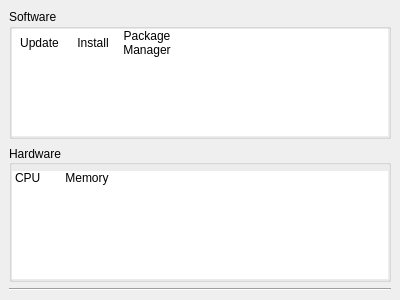
<?xml version="1.0" encoding="UTF-8"?>
<ui version="4.0">
 <class>CategoriesModule</class>
 <widget class="QWidget" name="CategoriesModule">
  <property name="geometry">
   <rect>
    <x>0</x>
    <y>0</y>
    <width>400</width>
    <height>300</height>
   </rect>
  </property>
  <property name="windowTitle">
   <string>Form</string>
  </property>
  <layout class="QVBoxLayout" name="verticalLayout">
   <property name="margin">
    <number>0</number>
   </property>
   <item>
    <widget class="QScrollArea" name="categoriesWidget">
     <property name="frameShape">
      <enum>QFrame::NoFrame</enum>
     </property>
     <property name="widgetResizable">
      <bool>true</bool>
     </property>
     <widget class="QWidget" name="categoriesContent">
      <property name="geometry">
       <rect>
        <x>0</x>
        <y>0</y>
        <width>400</width>
        <height>300</height>
       </rect>
      </property>
      <layout class="QVBoxLayout" name="verticalLayout_3">
       <property name="sizeConstraint">
        <enum>QLayout::SetNoConstraint</enum>
       </property>
       <item>
        <widget class="QGroupBox" name="softwareBox">
         <property name="sizePolicy">
          <sizepolicy hsizetype="Preferred" vsizetype="Preferred">
           <horstretch>0</horstretch>
           <verstretch>0</verstretch>
          </sizepolicy>
         </property>
         <property name="title">
          <string>Software</string>
         </property>
         <property name="flat">
          <bool>true</bool>
         </property>
         <layout class="QVBoxLayout" name="verticalLayout_2">
          <property name="sizeConstraint">
           <enum>QLayout::SetDefaultConstraint</enum>
          </property>
          <property name="margin">
           <number>0</number>
          </property>
          <item>
           <widget class="QListWidget" name="softwareWidget">
            <property name="sizePolicy">
             <sizepolicy hsizetype="Expanding" vsizetype="Preferred">
              <horstretch>0</horstretch>
              <verstretch>0</verstretch>
             </sizepolicy>
            </property>
            <property name="styleSheet">
             <string notr="true"/>
            </property>
            <property name="frameShape">
             <enum>QFrame::NoFrame</enum>
            </property>
            <property name="frameShadow">
             <enum>QFrame::Plain</enum>
            </property>
            <property name="isWrapping" stdset="0">
             <bool>true</bool>
            </property>
            <property name="resizeMode">
             <enum>QListView::Adjust</enum>
            </property>
            <property name="viewMode">
             <enum>QListView::IconMode</enum>
            </property>
            <property name="uniformItemSizes">
             <bool>true</bool>
            </property>
            <property name="wordWrap">
             <bool>true</bool>
            </property>
            <property name="selectionRectVisible">
             <bool>true</bool>
            </property>
            <item>
             <property name="text">
              <string>Update</string>
             </property>
             <property name="whatsThis">
              <string notr="true">update</string>
             </property>
             <property name="icon">
              <iconset>
               <normaloff>:/icons/48x48/apps/system-software-update.png</normaloff>:/icons/48x48/apps/system-software-update.png</iconset>
             </property>
            </item>
            <item>
             <property name="text">
              <string>Install</string>
             </property>
             <property name="whatsThis">
              <string notr="true">install</string>
             </property>
             <property name="icon">
              <iconset>
               <normaloff>:/icons/48x48/actions/list-add.png</normaloff>:/icons/48x48/actions/list-add.png</iconset>
             </property>
            </item>
            <item>
             <property name="text">
              <string>Package Manager</string>
             </property>
             <property name="whatsThis">
              <string notr="true">packageManager</string>
             </property>
             <property name="icon">
              <iconset>
               <normaloff>:/icons/48x48/apps/preferences-desktop-default-applications.png</normaloff>:/icons/48x48/apps/preferences-desktop-default-applications.png</iconset>
             </property>
            </item>
           </widget>
          </item>
         </layout>
        </widget>
       </item>
       <item>
        <widget class="QGroupBox" name="hardwareBox">
         <property name="title">
          <string>Hardware</string>
         </property>
         <property name="alignment">
          <set>Qt::AlignLeading|Qt::AlignLeft|Qt::AlignVCenter</set>
         </property>
         <property name="flat">
          <bool>true</bool>
         </property>
         <layout class="QVBoxLayout" name="verticalLayout_4">
          <property name="spacing">
           <number>6</number>
          </property>
          <property name="leftMargin">
           <number>0</number>
          </property>
          <property name="topMargin">
           <number>6</number>
          </property>
          <property name="rightMargin">
           <number>0</number>
          </property>
          <property name="bottomMargin">
           <number>0</number>
          </property>
          <item>
           <widget class="QListWidget" name="hardwareWidget">
            <property name="sizePolicy">
             <sizepolicy hsizetype="Expanding" vsizetype="Preferred">
              <horstretch>0</horstretch>
              <verstretch>0</verstretch>
             </sizepolicy>
            </property>
            <property name="whatsThis">
             <string/>
            </property>
            <property name="frameShape">
             <enum>QFrame::NoFrame</enum>
            </property>
            <property name="resizeMode">
             <enum>QListView::Adjust</enum>
            </property>
            <property name="viewMode">
             <enum>QListView::IconMode</enum>
            </property>
            <property name="modelColumn">
             <number>0</number>
            </property>
            <property name="uniformItemSizes">
             <bool>true</bool>
            </property>
            <property name="wordWrap">
             <bool>true</bool>
            </property>
            <item>
             <property name="text">
              <string>CPU</string>
             </property>
             <property name="whatsThis">
              <string notr="true">CPU</string>
             </property>
             <property name="textAlignment">
              <set>AlignLeft|AlignVCenter</set>
             </property>
             <property name="icon">
              <iconset>
               <normaloff>:/icons/48x48/devices/cpu.png</normaloff>:/icons/48x48/devices/cpu.png</iconset>
             </property>
            </item>
            <item>
             <property name="text">
              <string>Memory</string>
             </property>
             <property name="whatsThis">
              <string notr="true">memory</string>
             </property>
             <property name="icon">
              <iconset>
               <normaloff>:/icons/48x48/devices/memory.png</normaloff>:/icons/48x48/devices/memory.png</iconset>
             </property>
             <property name="flags">
              <set>ItemIsSelectable|ItemIsUserCheckable|ItemIsEnabled</set>
             </property>
            </item>
           </widget>
          </item>
         </layout>
        </widget>
       </item>
       <item>
        <widget class="Line" name="line">
         <property name="orientation">
          <enum>Qt::Horizontal</enum>
         </property>
        </widget>
       </item>
      </layout>
     </widget>
    </widget>
   </item>
  </layout>
 </widget>
 <resources/>
 <connections/>
</ui>
